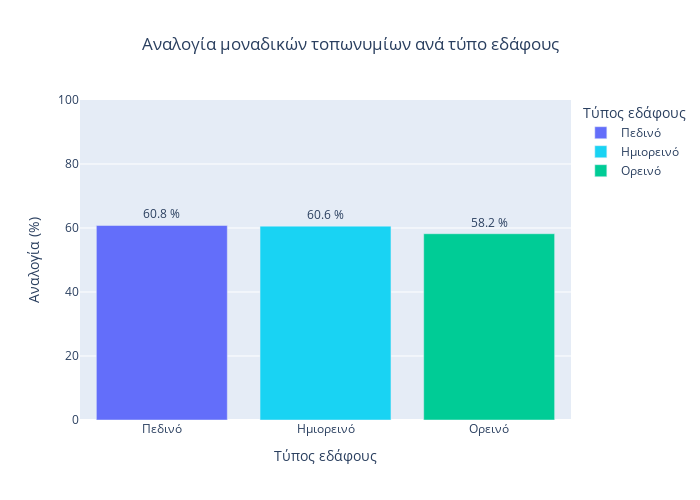

The notebook cell this image was saved under:
### Markdown cell above
#### By terrain type

### Code cell
# By terrain type
# Build temporary dataframe
temp_df = pd.DataFrame({'Τύπος εδάφους': ['Πεδινό', 'Ημιορεινό', 'Ορεινό'], 'Αναλογία (%)': [uo_df['prop'][0], uo_df['prop'][1], uo_df['prop'][2]]})
display(temp_df)

fig = px.bar(
    temp_df,
    x = 'Τύπος εδάφους',
    y = 'Αναλογία (%)',
    range_y = (0, 100),
    text = 'Αναλογία (%)',

    # Color
    color = 'Τύπος εδάφους',
    color_discrete_sequence = [px.colors.qualitative.Plotly[0], px.colors.qualitative.Plotly[5], px.colors.qualitative.Plotly[2]],

    # Format
    width= 700,
    height = 500,
    title = 'Αναλογία μοναδικών τοπωνυμίων ανά τύπο εδάφους'
)

# Update text annotations
fig.update_layout(uniformtext_minsize=10, uniformtext_mode='hide')
fig.update_traces(texttemplate='%{text:.3s} %', textposition='outside')

# Center title
fig.update_layout(title_x = 0.5)

fig.show()

# Save image 
fig.write_image("imgs/Ελληνικά/Αναλογία μοναδικών τοπωνυμίων - Τύπος εδάφους.png")

### Figure 1 — Plotly figure (JSON) as saved in the notebook; plotly's stock layout.template omitted (floating-point values rounded to 4 significant figures)
{"data": [{"alignmentgroup": "True", "hovertemplate": "Τύπος εδάφους=%{x}<br>Αναλογία (%)=%{text}<extra></extra>", "legendgroup": "Πεδινό", "marker": {"color": "#636EFA", "pattern": {"shape": ""}}, "name": "Πεδινό", "offsetgroup": "Πεδινό", "orientation": "v", "showlegend": true, "text": [60.78], "textposition": "outside", "texttemplate": "%{text:.3s} %", "type": "bar", "x": ["Πεδινό"], "xaxis": "x", "y": [60.78], "yaxis": "y"}, {"alignmentgroup": "True", "hovertemplate": "Τύπος εδάφους=%{x}<br>Αναλογία (%)=%{text}<extra></extra>", "legendgroup": "Ημιορεινό", "marker": {"color": "#19D3F3", "pattern": {"shape": ""}}, "name": "Ημιορεινό", "offsetgroup": "Ημιορεινό", "orientation": "v", "showlegend": true, "text": [60.58], "textposition": "outside", "texttemplate": "%{text:.3s} %", "type": "bar", "x": ["Ημιορεινό"], "xaxis": "x", "y": [60.58], "yaxis": "y"}, {"alignmentgroup": "True", "hovertemplate": "Τύπος εδάφους=%{x}<br>Αναλογία (%)=%{text}<extra></extra>", "legendgroup": "Ορεινό", "marker": {"color": "#00CC96", "pattern": {"shape": ""}}, "name": "Ορεινό", "offsetgroup": "Ορεινό", "orientation": "v", "showlegend": true, "text": [58.21], "textposition": "outside", "texttemplate": "%{text:.3s} %", "type": "bar", "x": ["Ορεινό"], "xaxis": "x", "y": [58.21], "yaxis": "y"}], "layout": {"barmode": "relative", "height": 500, "legend": {"title": {"text": "Τύπος εδάφους"}, "tracegroupgap": 0}, "title": {"text": "Αναλογία μοναδικών τοπωνυμίων ανά τύπο εδάφους", "x": 0.5}, "uniformtext": {"minsize": 10, "mode": "hide"}, "width": 700, "xaxis": {"anchor": "y", "categoryarray": ["Πεδινό", "Ημιορεινό", "Ορεινό"], "categoryorder": "array", "domain": [0, 1], "title": {"text": "Τύπος εδάφους"}}, "yaxis": {"anchor": "x", "domain": [0, 1], "range": [0, 100], "title": {"text": "Αναλογία (%)"}}}}
